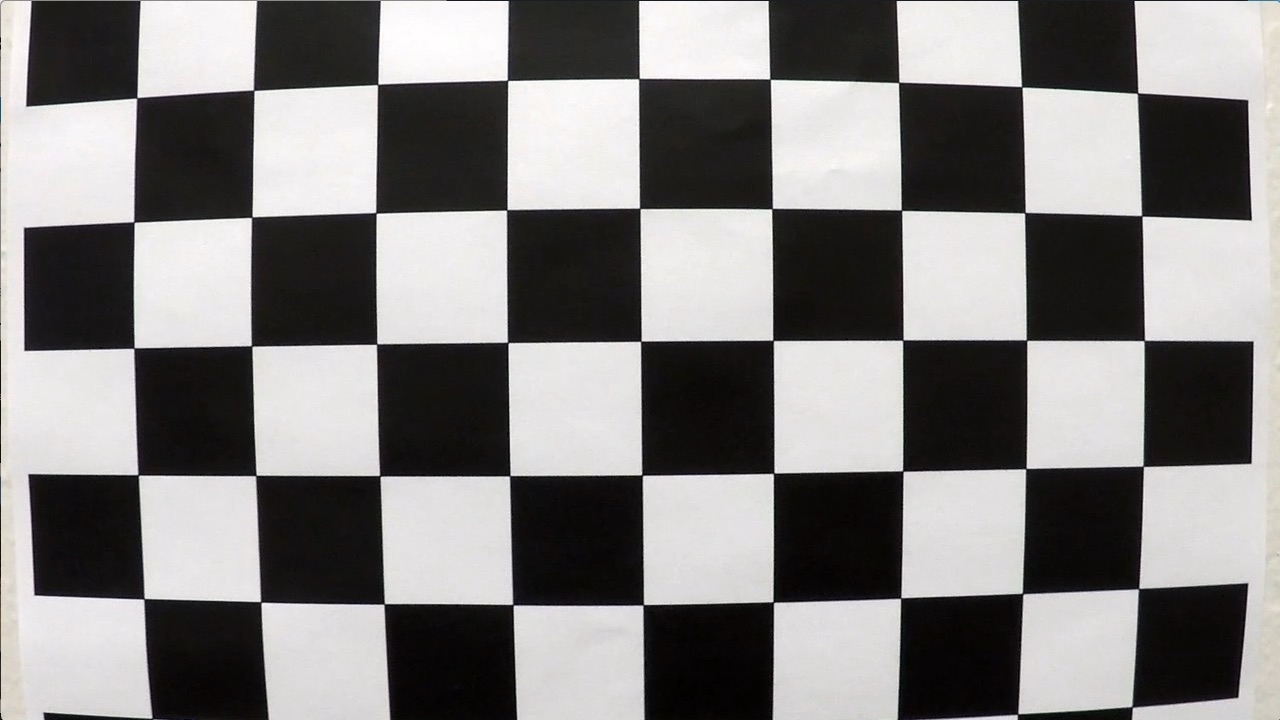
#> input picture course_files_export/Zadatak/camera_cal/calibration1.jpg, 1280 x 720 px
$ python solution.py
#> lines starting #> are read from the running program, lines starting #| are printed output that depends on the picture; after the words box and inside, x2 and y2 are one past the last pixel; in counts of white or black regions, pixels touching at a corner belong together; pictures that were not available may be replaced by others from this repository, and a replacement may not be noted
import cv2
import numpy as np
import glob

# 1. Compute the camera calibration matrix and distortion coefficients given a set of chessboard images
# Define chessboard dimensions
chessboard_dims = (9, 6)  # Number of inner corners along rows and columns
square_size = 1.0  # Physical size of one square on the chessboard

# Create a 3D grid of points representing the chessboard corners in real-world coordinates
object_points_template = np.zeros((chessboard_dims[0] * chessboard_dims[1], 3), np.float32)
object_points_template[:, :2] = np.indices((chessboard_dims[0], chessboard_dims[1])).T.reshape(-1, 2) * square_size

# Lists to store 3D real-world points and 2D image points
object_points = []  # 3D points in real-world space
image_points = []   # 2D points in image space (detected chessboard corners)

# Load all calibration images
image_files = glob.glob('camera_cal/*.jpg')  # Modify the path as needed

for image_path in image_files:
    image = cv2.imread(image_path)
#> image is the input picture: shape (720, 1280, 3); mean B, G, R 127.8, 128.4, 130.1
    grayscale_image = cv2.cvtColor(image, cv2.COLOR_BGR2GRAY)

    # Detect chessboard corners
    found, corners = cv2.findChessboardCorners(grayscale_image, chessboard_dims, None)
#> found = False; corners = None

    if found:
        # Append detected corners and corresponding real-world points
        image_points.append(corners)
        object_points.append(object_points_template)

# Perform camera calibration to get the camera matrix and distortion coefficients
success, camera_matrix, distortion_coeffs, rotation_vectors, translation_vectors = cv2.calibrateCamera(
    object_points, image_points, grayscale_image.shape[::-1], None, None)
#> success = 0.644; camera_matrix = [[1057.6, 0, 691.1], [0, 1058.6, 278], [0, 0, 1]]; distortion_coeffs = [[-0.322, 0.709, 0.013, 0.00946, -1.02]]; rotation_vectors = ([0.424, -0.236, 0.0488], [-0.024, 0.4, -0.0295]); translation_vectors = ([-2.48, 1.1, 17.79], [-17.95, -0.401, 29.17])
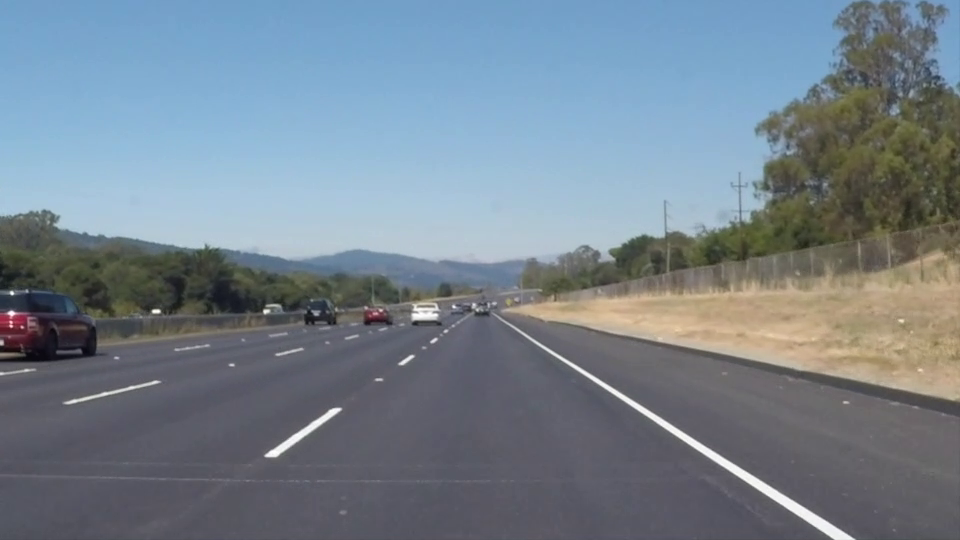
#> input picture frame 22 of course_files_export/Zadatak/test_videos/project_video01.mp4, 960 x 540 px, given in place of project_video02.mp4, which was not available
#> further down, frame is the input picture: shape (540, 960, 3); mean B, G, R 141.9, 130.7, 117.7

# 2. Define the source and destination points for perspective transform
# These points should roughly correspond to the lane markings on a straight section of road
src = np.float32([[440, 340], [530, 340], [850, 530], [190, 530]])
line_dst_offset = 150  # Offset to define the width of the transformed lane
dst = np.float32([[src[3][0] + line_dst_offset, 0],
                  [src[2][0] - line_dst_offset, 0],
                  [src[2][0] - line_dst_offset, 720],
                  [src[3][0] + line_dst_offset, 720]])

# Compute the perspective transform and its inverse
transform_matrix = cv2.getPerspectiveTransform(src, dst)
inv_transform_matrix = cv2.getPerspectiveTransform(dst, src)

# Function to process each video frame
def process_frame(frame):
    # 3. Apply distortion correction
    corrected_image = cv2.undistort(frame, camera_matrix, distortion_coeffs, None, camera_matrix)

    # Convert to grayscale and detect edges
    grayscale_corrected = cv2.cvtColor(corrected_image, cv2.COLOR_BGR2GRAY)  # Convert to grayscale
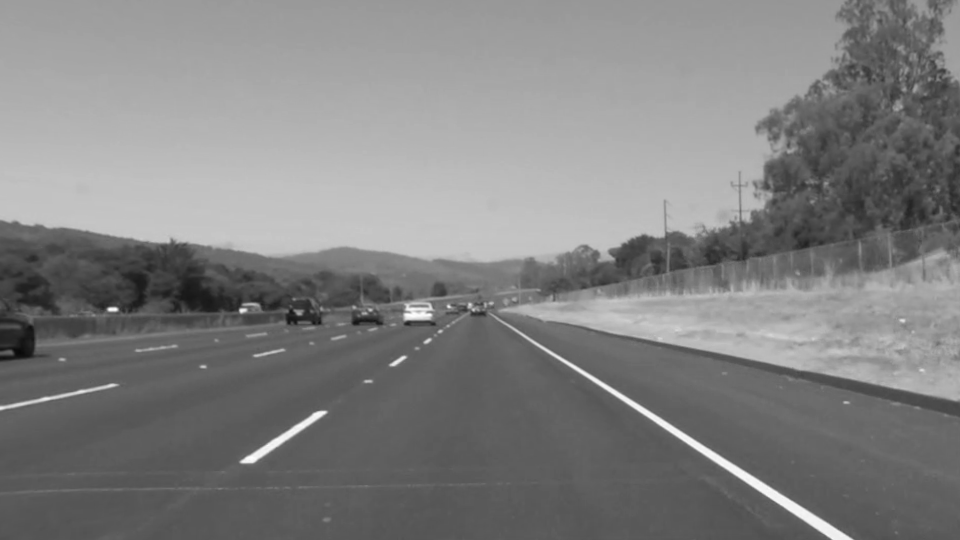
#> grayscale_corrected: shape (540, 960); min 8, max 255, mean 129.1
    edges = cv2.Canny(grayscale_corrected, 150, 270, apertureSize=3)  # Apply Canny edge detection
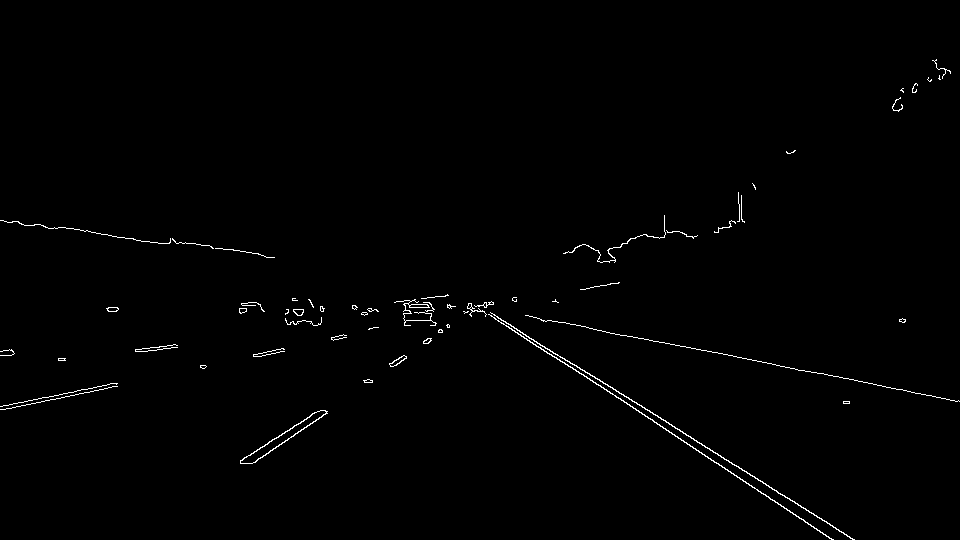
#> edges: shape (540, 960); 0.77% white in thin lines or dots, all inside (x1, y1, x2, y2) = (0, 59, 960, 540)

    # 4. Warp the image to a bird's-eye view
    img_pt = cv2.warpPerspective(edges, transform_matrix, dsize=(edges.shape[1], edges.shape[0]), flags=cv2.INTER_LINEAR)
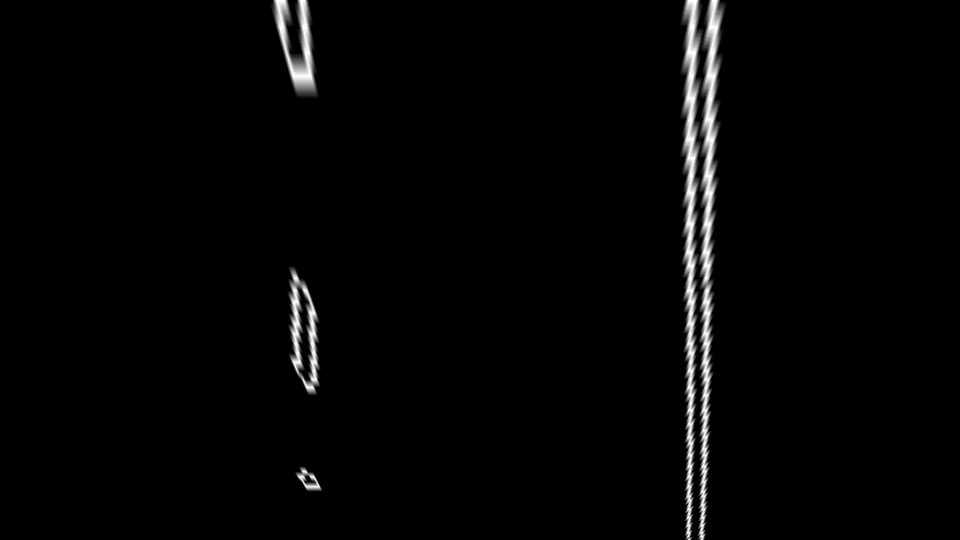
#> img_pt: shape (540, 960); min 0, max 255, mean 5.1

    # 5. Detect lane pixels and fit to find the lane boundary
    # Create a histogram to find lane pixels
    histogram = np.sum(img_pt[img_pt.shape[0] // 2:, :], axis=0)
#> histogram = 960 values, max 58580 at index 689, min 0 at index 0, mean 1135.9
    midpoint = int(histogram.shape[0] // 2)
#> midpoint = 480
    leftx_base = np.argmax(histogram[:midpoint])  # Base of the left lane
#> leftx_base = 312
    rightx_base = np.argmax(histogram[midpoint:]) + midpoint  # Base of the right lane
#> rightx_base = 689

    # Sliding window parameters
    nwindows = 9
    window_height = int(img_pt.shape[0] / nwindows)
#> window_height = 60
    nonzero = img_pt.nonzero()
#> nonzero = 20566 positions, rows 0 to 539, columns 269 to 727
    nonzeroy = np.array(nonzero[0])
    nonzerox = np.array(nonzero[1])
    leftx_current = leftx_base
#> leftx_current = 312
    rightx_current = rightx_base
#> rightx_current = 689
    margin = 100
    minpix = 50

    # Arrays to store lane pixel indices
    left_lane_inds = []
    right_lane_inds = []

    for window in range(nwindows):
        # Define window boundaries
        win_y_low = img_pt.shape[0] - (window + 1) * window_height
        win_y_high = img_pt.shape[0] - window * window_height
        win_xleft_low = leftx_current - margin
        win_xleft_high = leftx_current + margin
        win_xright_low = rightx_current - margin
        win_xright_high = rightx_current + margin

        # Identify pixels within the window
        good_left_inds = ((nonzeroy >= win_y_low) & (nonzeroy < win_y_high) &
                          (nonzerox >= win_xleft_low) & (nonzerox < win_xleft_high)).nonzero()[0]
        good_right_inds = ((nonzeroy >= win_y_low) & (nonzeroy < win_y_high) &
                           (nonzerox >= win_xright_low) & (nonzerox < win_xright_high)).nonzero()[0]

        # Append detected indices
        left_lane_inds.append(good_left_inds)
        right_lane_inds.append(good_right_inds)

        # Recenter the window if sufficient pixels are found
        if len(good_left_inds) > minpix:
            leftx_current = int(np.mean(nonzerox[good_left_inds]))
        if len(good_right_inds) > minpix:
            rightx_current = int(np.mean(nonzerox[good_right_inds]))
#> this loop made 9 passes
#> (win_xleft_low, win_xleft_high, win_xright_low, win_xright_high, leftx_current, rightx_current) on passes 1, 2, 3, 4, 5, 8, 9: (212, 412, 589, 789, 311, 695), (211, 411, 595, 795, 304, 697), (204, 404, 597, 797, 308, 697), (208, 408, 597, 797, 303, 698), (203, 403, 598, 798, 297, 698), (197, 397, 599, 799, 302, 700), (202, 402, 600, 800, 293, 702)
#> (win_xleft_low, win_xleft_high, win_xright_low, win_xright_high, rightx_current) on passes 6 to 7: (197, 397, 598, 798, 698), (197, 397, 598, 798, 699)
#> after the loop, left_lane_inds = 9 items; right_lane_inds = 9 items

    # Concatenate the lane indices
    left_lane_inds = np.concatenate(left_lane_inds)
#> left_lane_inds = 5730 values, max 19809 at index 196, min 0 at index 3910, mean 9330.4
    right_lane_inds = np.concatenate(right_lane_inds)
#> right_lane_inds = 14836 values, max 20565 at index 934, min 26 at index 12579, mean 10650.2

    # Extract lane pixel coordinates
    leftx = nonzerox[left_lane_inds]
#> leftx = 5730 values, max 322 at index 180, min 269 at index 3936, mean 300.5
    lefty = nonzeroy[left_lane_inds]
#> lefty = 5730 values, max 491 at index 181, min 0 at index 3910, mean 199.6
    rightx = nonzerox[right_lane_inds]
#> rightx = 14836 values, max 727 at index 12644, min 679 at index 9678, mean 699.1
    righty = nonzeroy[right_lane_inds]
#> righty = 14836 values, max 539 at index 921, min 0 at index 12579, mean 228.5

    # Fit second-degree polynomials to the lane lines
    left_fit = np.polyfit(lefty, leftx, 2)
#> left_fit = [-1.73e-05, 0.0342, 294.8]
    right_fit = np.polyfit(righty, rightx, 2)
#> right_fit = [1.49e-05, -0.0194, 702.5]

    # Generate y-values and corresponding x-values for the lane lines
    ploty = np.linspace(0, img_pt.shape[0] - 1, img_pt.shape[0])
#> ploty = 540 values from 0 to 539
    left_fitx = left_fit[0] * ploty**2 + left_fit[1] * ploty + left_fit[2]
#> left_fitx = 540 values from 294.8 to 308.2
    right_fitx = right_fit[0] * ploty**2 + right_fit[1] * ploty + right_fit[2]
#> right_fitx = 540 values, max 702.5 at index 0, min 696.3 at index 539, mean 698.7

    # 6. Determine the curvature of the lane and vehicle position with respect to center
    ym_per_pix = 30 / 720
    xm_per_pix = 3.7 / 700
    left_curverad = ((1 + (2 * left_fit[0] * np.max(ploty) * ym_per_pix + left_fit[1])**2)**1.5) / np.abs(2 * left_fit[0])
#> left_curverad = 28873.9
    right_curverad = ((1 + (2 * right_fit[0] * np.max(ploty) * ym_per_pix + right_fit[1])**2)**1.5) / np.abs(2 * right_fit[0])
#> right_curverad = 33668.3
    curvature = (left_curverad + right_curverad) / 2
#> curvature = 31271.1
    lane_center = (leftx_base + rightx_base) / 2
#> lane_center = 500.5
    image_center = img_pt.shape[1] / 2
#> image_center = 480
    center_offset = (image_center - lane_center) * xm_per_pix
#> center_offset = -0.108

    # 7. Warp the detected lane boundaries back onto the original image
    lane_image = np.zeros_like(frame)
    lane_pts_left = np.array([np.transpose(np.vstack([left_fitx, ploty]))])
#> lane_pts_left = 540 pairs, first value 294.8 to 308.2, second value 0 to 539
    lane_pts_right = np.array([np.flipud(np.transpose(np.vstack([right_fitx, ploty])))]).astype(int)
#> lane_pts_right = 540 pairs, first value 696 to 702, second value 0 to 539
    cv2.fillPoly(lane_image, np.int_([np.hstack((lane_pts_left, lane_pts_right))]), (0, 255, 0))
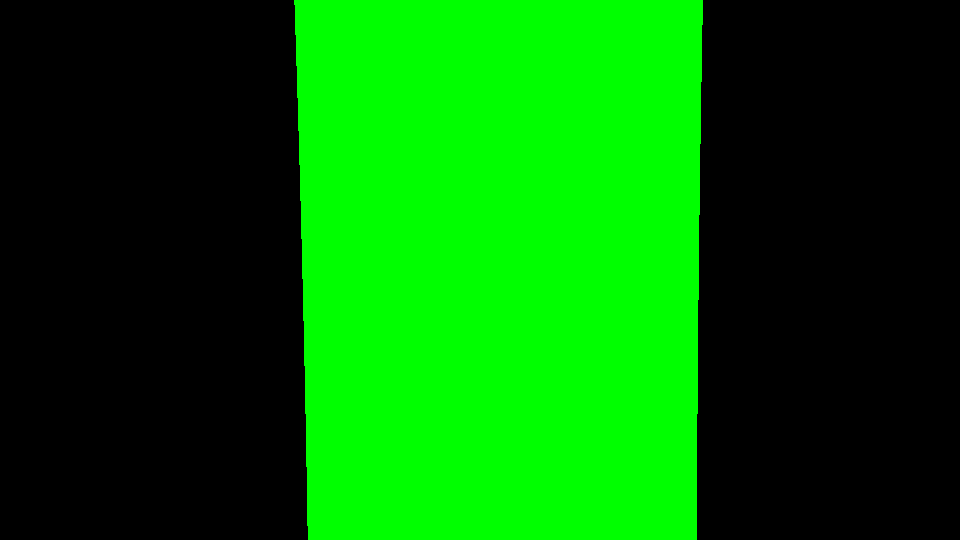
#> lane_image: shape (540, 960, 3); mean of channels 0, 1, 2 0, 105.5, 0; drawn as B, G, R
    lane_overlay = cv2.warpPerspective(lane_image, inv_transform_matrix, (frame.shape[1], frame.shape[0]))
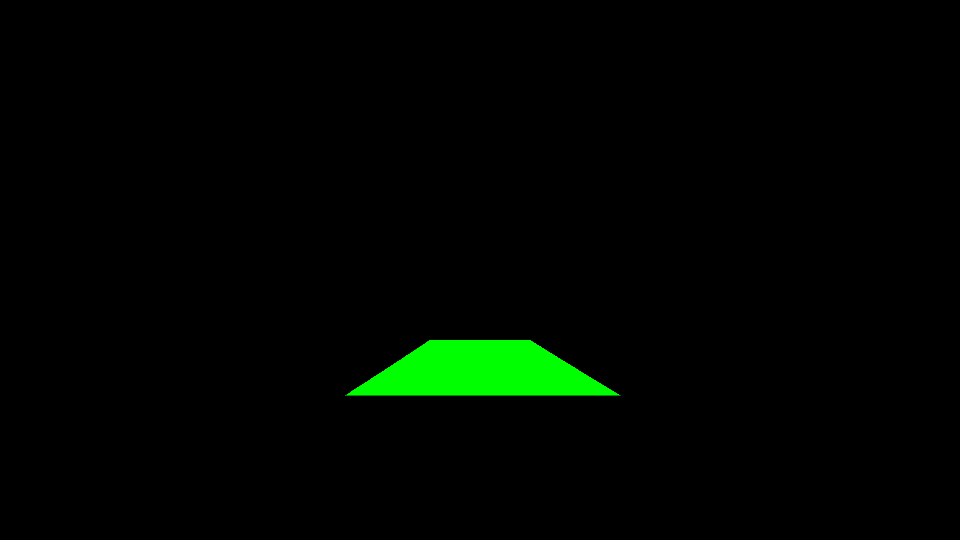
#> lane_overlay: shape (540, 960, 3); mean of channels 0, 1, 2 0, 5.1, 0; drawn as B, G, R
    annotated_frame = cv2.addWeighted(frame, 1, lane_overlay, 0.5, 0)

    # Add curvature and offset annotations
    curvature_text = f"Radius of Curvature: {curvature:.2f} m"
#> curvature_text = 'Radius of Curvature: 31271.12 m'
    position_text = f"Vehicle is {abs(center_offset):.2f} m {'left' if center_offset < 0 else 'right'} of center"
#> position_text = 'Vehicle is 0.11 m left of center'
    cv2.putText(annotated_frame, curvature_text, (50, 50), cv2.FONT_HERSHEY_SIMPLEX, 1, (255, 255, 255), 2)
    cv2.putText(annotated_frame, position_text, (50, 100), cv2.FONT_HERSHEY_SIMPLEX, 1, (255, 255, 255), 2)
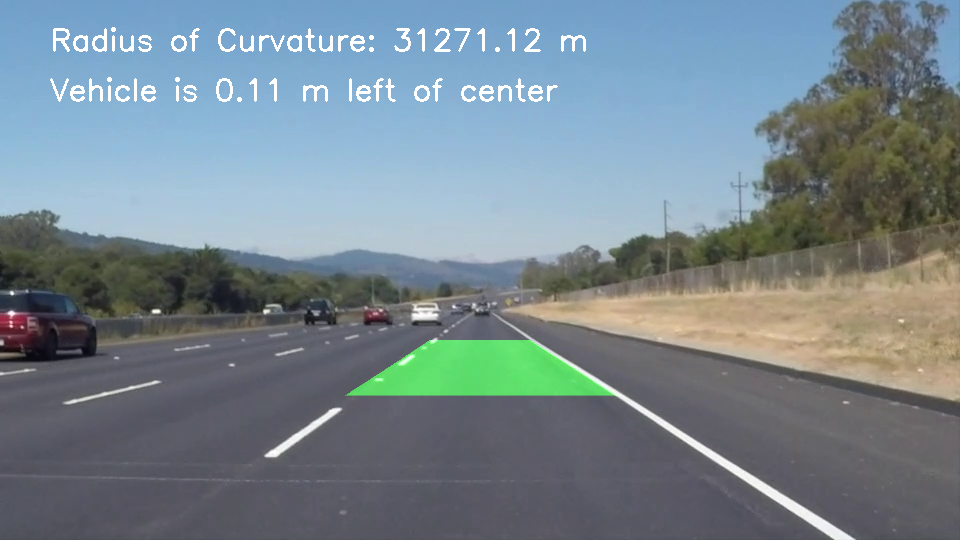
#> annotated_frame: shape (540, 960, 3); mean B, G, R 142.5, 134.2, 119.2

    return annotated_frame

# 8. Output visual display of the lane boundaries and numerical estimation of lane curvature and vehicle position
v_path = "test_videos/project_video02.mp4"
cap = cv2.VideoCapture(v_path)

while cap.isOpened():
    ret, frame = cap.read()
    if not ret:
        break

    processed_frame = process_frame(frame)
    cv2.imshow("Lane Detection", processed_frame)

    # Press 'q' to exit the video display
    if cv2.waitKey(1) & 0xFF == ord('q'):
#> (key q is pressed here)
        break

cap.release()
cv2.destroyAllWindows()
